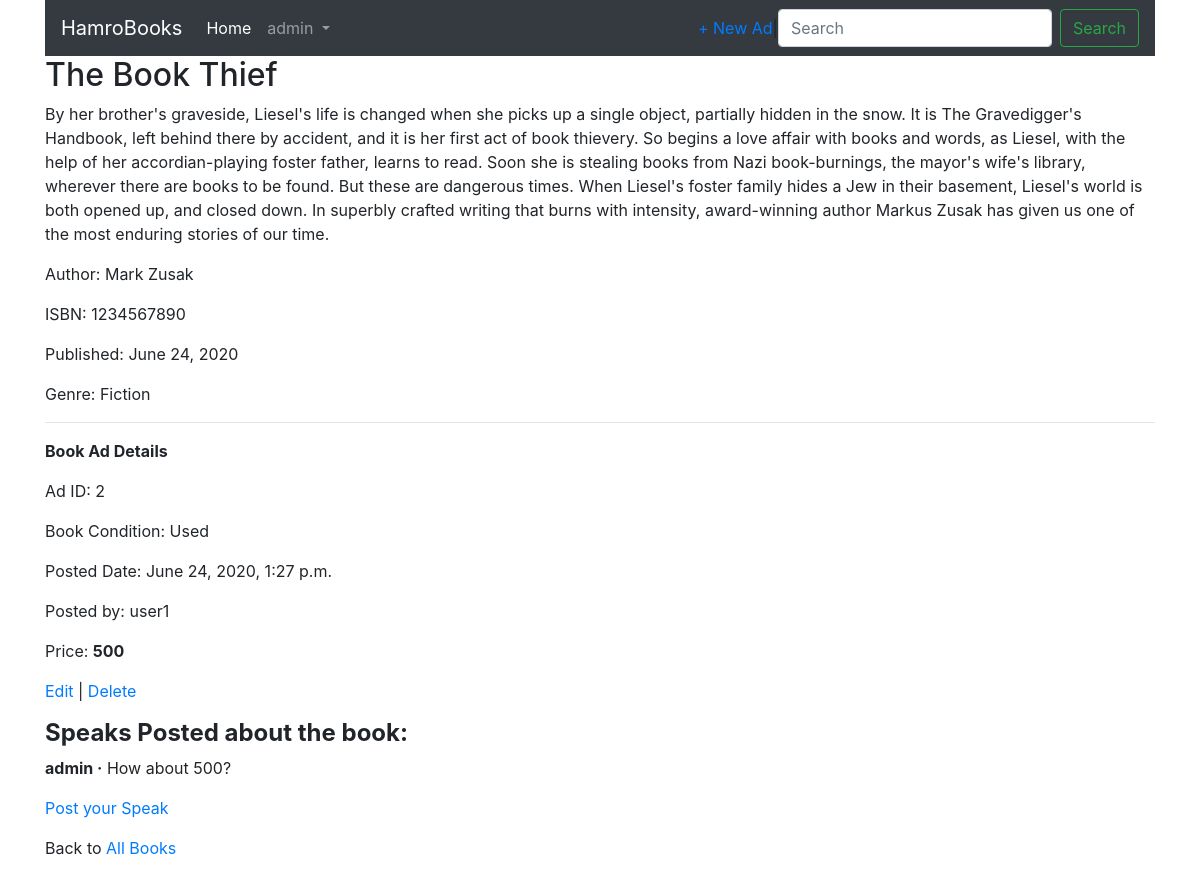
The app's page /books/2/ (signed in) with its own data.
### users/models.py (models this page shows, shortened)
class CustomUser(AbstractUser):
  phone=models.PositiveIntegerField(null=True,blank=True)
  mobile_no=models.PositiveIntegerField(null=True,blank=False)
  address_1=models.CharField(max_length=50)
  address_2=models.CharField(max_length=50)
  address_3=models.CharField(max_length=50)

### store/models.py (models this page shows, shortened)
class Book(models.Model):
    name = models.CharField(max_length=250)
    author = models.CharField(max_length=250)
    isbn = models.PositiveIntegerField(
        null=True, blank=True, validators=[MaxValueValidator(9999999999)]
    )
    description = models.TextField(null=True)
    published = models.DateField(auto_now_add=False)
    image = models.ImageField(upload_to="books")
    genre = models.CharField(max_length=50, choices=BOOK_CHOICES, default="None")
    book_condition = models.CharField(
        max_length=50, choices=BOOK_CONDITION, default="Used"
    )
    posted = models.ForeignKey(get_user_model(), on_delete=models.CASCADE)
    date = models.DateTimeField(auto_now_add=True)
    price = models.PositiveIntegerField(null=True, blank=True)

class Speak(models.Model):
    book = models.ForeignKey(Book, on_delete=models.CASCADE, related_name="speaks")
    speak = models.CharField(max_length=250)
    posted = models.ForeignKey(get_user_model(), on_delete=models.CASCADE)
    date = models.DateTimeField(auto_now_add=True)
    def __str__(self):
        return self.speak

### store/views.py (the view)
# urls.py: path("<int:pk>/", BookDetailView.as_view(), name="book_detail"),
class BookDetailView(DetailView):
    model = Book
    template_name = "book_detail.html"

### templates/book_detail.html
{% extends 'base.html' %} {% block content %}
<div class="article-entry">
  <h2>{{object.name}}</h2>
  <p>{{book.description}}</p>
  <p>Author: {{book.author}}</p>
  <p>ISBN: {{book.isbn}}</p>
  <p>Published: {{book.published}}</p>
  <p>Genre: {{book.genre}}</p>
  <hr />
  <p style="font-weight: bold;">Book Ad Details</p>
  <p>Ad ID: {{book.pk}}</p>
  <p>Book Condition: {{book.book_condition}}</p>
  <p>Posted Date: {{book.date}}</p>
  <p>Posted by: {{book.posted}}</p>
  <p>Price: <span style="font-weight: bold;">{{book.price}}</span></p>
</div>
<p>
  <a href="{% url 'book_edit' book.pk %}">Edit</a> |
  <a href="{% url 'book_delete' book.pk %}">Delete</a>
</p>
<div>
  <h4 style="font-weight: bold;">Speaks Posted about the book:</h4>
  {% for speak in book.speaks.all %}
  <p>
    <span class="font-weight-bold">{{speak.posted}} &middot;</span>
    {{speak}}
  </p>
  {% endfor %}
</div>
<p><a href="{% url 'speak_post' book.pk %}">Post your Speak</a></p>
<p>Back to <a href="{% url 'book_list' %}">All Books</a></p>
{% endblock content %}

### templates/base.html (shortened to what this page needs)
<!DOCTYPE html>
{% load static %}
<html lang="en">
  <head>
    <link
      rel="stylesheet"
      href="https://stackpath.bootstrapcdn.com/bootstrap/4.5.0/css/bootstrap.min.css"
    />
    <link rel="stylesheet" href="{% static 'css/main.css' %}" />
  </head>
  <body>
    <div class="container">
      <nav class="navbar navbar-expand-lg navbar-dark bg-dark">
        <a href="{% url 'home' %}" class="navbar-brand" href="#">HamroBooks</a>
        <div class="collapse navbar-collapse" id="navbarSupportedContent">
          <ul class="navbar-nav mr-auto">
            <li class="nav-item active">
              <a class="nav-link" href="{% url 'book_list'%}"
                >Home <span class="sr-only">(current)</span></a
              >
            </li>
            {% if user.is_authenticated %}
            <li class="nav-item dropdown">
              <a
                class="nav-link dropdown-toggle"
                href="#"
                id="navbarDropdown"
                role="button"
                data-toggle="dropdown"
                aria-haspopup="true"
                aria-expanded="false"
              >
                {{user.username}}
              </a>
            </li>
            {% endif %}
          </ul>
          <form class="form-inline my-2 my-lg-0">
            {% if user.is_authenticated %}
            <ul class="navbar-nav mr-auto">
              <li class="nav-item">
                <a href="{% url 'book_create' %}">+ New Ad</a>
              </li>
            </ul>
            {% endif %} |
            <input
              class="form-control mr-sm-2"
              type="search"
              placeholder="Search"
              aria-label="Search"
            />
            <button class="btn btn-outline-success my-2 my-sm-0" type="submit">
              Search
            </button>
          </form>
        </div>
      </nav>
      {% block content %} {% endblock content %}
    </div>
  </body>
</html>

### records on screen
CustomUser: username "admin"
Book: name "The Book Thief", description "By her brother's graveside, Liesel's life is changed when she picks up a single object, partially hidden in the snow. It is The Gravedigger's Handbook, left behind there by accident, and it is her first act of book thievery. So begins a love affair with books and words, as Liesel, with the help of her accordian-playing foster father, learns to read. Soon she is stealing books from Nazi book-burnings, the mayor's wife's library, wherever there are books to be found. But these are dangerous times. When Liesel's foster family hides a Jew in their basement, Liesel's world is both opened up, and closed down. In superbly crafted writing that burns with intensity, award-winning author Markus Zusak…", author "Mark Zusak", isbn "1234567890", published "June 24, 2020", genre "Fiction", pk "2", book_condition "Used", date "June 24, 2020, 1:27 p.m.", posted "user1", price "500"
Speak: posted "admin", speak "How about 500?"
